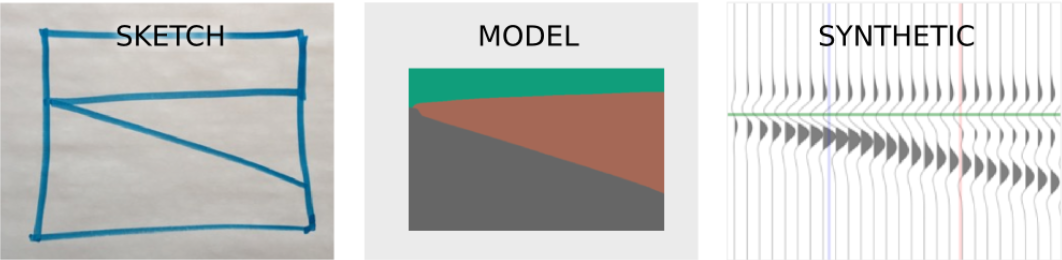
#> input picture workflow.PNG, 1062 x 260 px, given in place of paper_breaks.png, which was not available
$ jupyter execute segment_4_fully_commented_post_hackathon.ipynb   (shell and % lines are left out)   (Python 2 division)   (older library calls are emulated)
#> lines starting #> are read from the running program, lines starting #| are printed output that depends on the picture; after the words box and inside, x2 and y2 are one past the last pixel; in counts of white or black regions, pixels touching at a corner belong together; pictures that were not available may be replaced by others from this repository, and a replacement may not be noted
[cell 1]
import numpy as np
import scipy as sp
import matplotlib.pyplot as plt
from PIL import Image
from skimage import io, color, segmentation, exposure, img_as_float, feature
from skimage.filters import roberts, sobel, scharr, threshold_otsu, rank, threshold_adaptive
from skimage.util import img_as_ubyte
from skimage.morphology import disk, opening, dilation, closing, erosion, skeletonize, remove_small_objects, white_tophat, black_tophat
from skimage.measure import label

[cell 2]
# import screen capture of a sketched geo model and convert it to grayscale

#im=io.imread('wb_small_bodies.png')
#im=io.imread('paper_wedge.png')
im=io.imread('paper_breaks.png')
#> im is the input picture: shape (260, 1062, 4); mean R, G, B, A 199.6, 202.2, 200.3, 255
#im=io.imread('paper_pen_wow.png')

#im=io.imread('wb_ghost.png')
#im=io.imread('wb_two_colors.png')

im = color.rgb2gray(im[0:-1:2,0:-1:2])
#> im: shape (130, 531) float64

[cell 3]
# plot it

fig = plt.figure(figsize=(7, 7))
ax = fig.add_subplot(1, 1, 1)

plt.imshow(im, cmap='gray')

ax.set_xticks([])
ax.set_yticks([])

[cell 4]
# compressor or limiter (electronics)
# find hard edges in data with long wavelength variations in amplitude

# (1) square each element in the image to obtain the power function
sqr = im**2
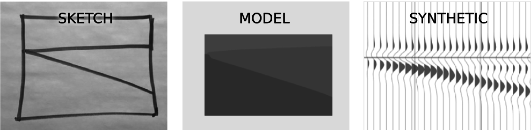
#> sqr: shape (130, 531) float64; min 0, max 1, mean 0.67

# (2) gaussian of squared image
flt2 = sp.ndimage.filters.gaussian_filter(sqr,21)
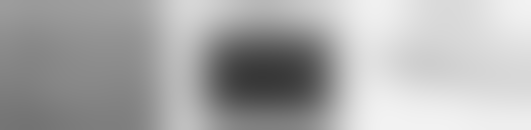
#> flt2: shape (130, 531) float64; min 0.219, max 0.953, mean 0.67

# (3) divide the intensity of each original pixel by the square root of the smoothed square
cmprs= im/(np.sqrt(flt2))
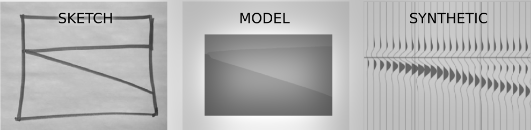
#> cmprs: shape (130, 531) float64; min 0, max 1.37, mean 0.969; drawn with min black and max white

[cell 5]
# plot it

fig = plt.figure(figsize=(7, 7))
ax = fig.add_subplot(1, 1, 1)

plt.imshow(cmprs, cmap='gray')

ax.set_xticks([])
ax.set_yticks([])

[cell 6]
# contrast stretching
p2, p98 = np.percentile(cmprs, (2, 98))
#> p2 = 0.515; p98 = 1.26
rescale = exposure.rescale_intensity(cmprs, in_range=(p2, p98))
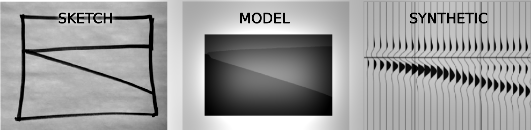
#> rescale: shape (130, 531) float64; min 0, max 1, mean 0.615

[cell 7]
# plot it

fig = plt.figure(figsize=(7, 7))
ax = fig.add_subplot(1, 1, 1)

plt.imshow(rescale, cmap='gray')

ax.set_xticks([])
ax.set_yticks([])

[cell 8]
# binarize image with scalar threshold
binary = ~(color.rgb2gray(rescale) > 0.5)
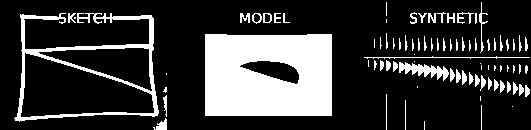
#> binary: shape (130, 531) bool; 21.8% white; 85 white regions (30 under 20 px), largest, box (x1, y1, x2, y2) and area: (205, 34, 332, 116) 9594, (14, 13, 159, 122) 2610, (399, 62, 449, 81) 443

[cell 9]
# plot it

fig = plt.figure(figsize=(7, 7))
ax = fig.add_subplot(1, 1, 1)

plt.imshow(binary, cmap='gray')

ax.set_xticks([])
ax.set_yticks([])

[cell 10]
# get the average width of the edges in pixels

# sum binary map to get total area of edges
a = np.sum(binary)
#> a = 15062

# skeletonize and sum the skeleton to get total length of edges
sk = skeleton_th=skeletonize(binary)
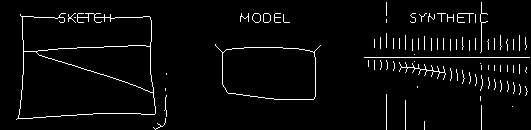
#> sk: shape (130, 531) bool; 3.5% white in thin lines or dots
l = np.sum(sk)
#> l = 2434

w= a/l
#> w = 6

w
#> Out = 6

[cell 11]
# using morphology.remove_small_objects to eliminate both small bright and dark spots

# calculate size of a square object of size similar to the average width of edges
selem= disk(w*2)
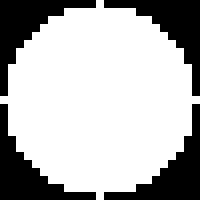
#> selem: shape (25, 25) (shown 8 times larger); values 0 (black) and 1 (white), 70.6% white; 4 black regions, box (x1, y1, x2, y2) and area: (0, 0, 12, 12) 46, (13, 0, 25, 12) 46, (0, 13, 12, 25) 46, (13, 13, 25, 25) 46
obsz = np.sum(selem)
#> obsz = 441

removed = remove_small_objects(binary,obsz)
#> removed: shape (130, 531) bool; 18.2% white; 3 white regions, box (x1, y1, x2, y2) and area: (205, 34, 332, 116) 9594, (14, 13, 159, 122) 2535, (399, 62, 449, 81) 443
removed = ~remove_small_objects(~removed,obsz)

[cell 12]
# plot it

fig = plt.figure(figsize=(7, 7))
ax = fig.add_subplot(1, 1, 1)

plt.imshow(removed, cmap='gray')

ax.set_xticks([])
ax.set_yticks([])

[cell 13]
# prompt user for number of bodies in sketch
# after it is entered, select manually next cell before running it
N = int(raw_input('Enter number of geological bodies: '))
#> the answer given: 3

[cell 14]
# clear the objects connected to the image border (in this case just the outside white rim)
clean_border = segmentation.clear_border(removed)

# label objects in the cleared image
all_labels, n = label(clean_border, return_num=True)
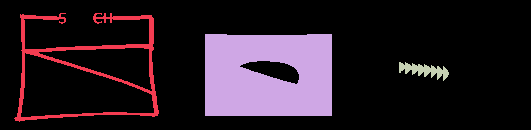
#> all_labels: shape (130, 531) int32; 4 distinct labels, from 0 to 3; one colour per label, 0 black
#> n = 3

[cell 15]
# plot it

fig = plt.figure(figsize=(7, 7))
ax = fig.add_subplot(1, 1, 1)

plt.imshow(clean_border, cmap='gray')

ax.set_xticks([])
ax.set_yticks([])

[cell 16]
# this part connects disconnected edge segments
dilated = clean_border
n1=n
#> n1 = 3
count = 0

# while the number of labeled objects is less than the number of bodies the user input
# (accounts for outside body and edge body itself being labeled)
# dilate by 1 pixel and label again (recursively)
while n1<(N+2):
    dilated = dilation(dilated, disk(1))
    dilated_labels, n1 = label(dilated, return_num=True)
    count +=1


# dilation - fills black holes in edges and connects edge segments
# erosion - thins dilated edges
# making an assumtion that bodies would not be thinner than somewhere in the neighborhood of w
dilated = dilation(clean_border, disk((count+w)/2))
eroded = erosion(dilated, disk((count+w)/2))

print N, n1
